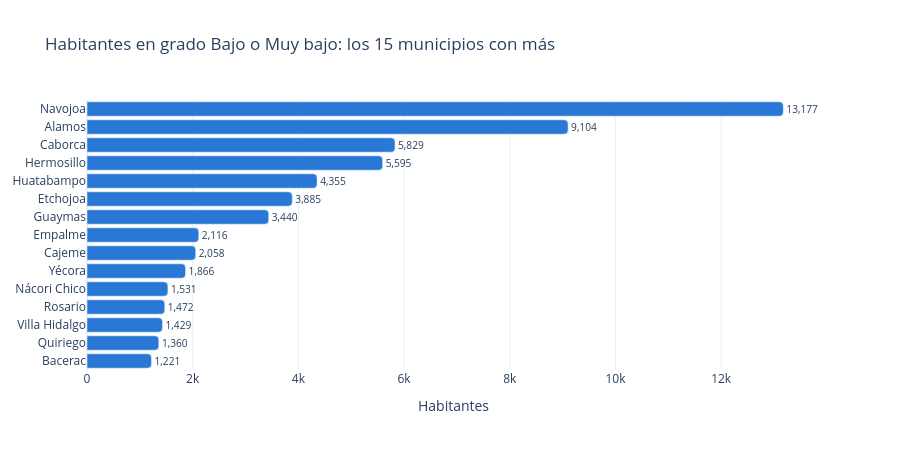

The cell this chart's notebook holds for it:
### Markdown cell above
Gráfica 2. Los 15 municipios con más habitantes en grado Bajo o Muy bajo.

### Code cell
mas_habitantes = bajo_mun.sort_values("en Bajo o Muy bajo").tail(15).reset_index()

fig = px.bar(
    mas_habitantes,
    x="en Bajo o Muy bajo",
    y="NOM_MUN",
    orientation="h",
    text=mas_habitantes["en Bajo o Muy bajo"].map("{:,}".format),
    custom_data=["%"],
    title="Habitantes en grado Bajo o Muy bajo: los 15 municipios con más",
)
fig.update_traces(
    marker_color=AZUL,
    textposition="outside",
    cliponaxis=False,
    hovertemplate="%{y}: %{x:,} habitantes (%{customdata[0]} % del municipio)<extra></extra>",
)
fig.update_layout(
    template="plotly_white",
    height=22 * len(mas_habitantes) + 120,
    xaxis_title="Habitantes",
    yaxis_title=None,
    barcornerradius=4,
)
fig.show()

### Figure 1 — Plotly figure (JSON) as saved in the notebook; plotly's stock layout.template omitted (floating-point values rounded to 4 significant figures)
{"data": [{"alignmentgroup": "True", "cliponaxis": false, "customdata": [[100.0], [44.0], [100.0], [30.5], [100.0], [38.9], [0.5], [4.1], [2.2], [6.3], [5.6], [0.6], [6.5], [36.5], [8.0]], "hovertemplate": "%{y}: %{x:,} habitantes (%{customdata[0]} % del municipio)<extra></extra>", "legendgroup": "", "marker": {"color": "#2a78d6", "pattern": {"shape": ""}}, "name": "", "offsetgroup": "", "orientation": "h", "showlegend": false, "text": ["1,221", "1,360", "1,429", "1,472", "1,531", "1,866", "2,058", "2,116", "3,440", "3,885", "4,355", "5,595", "5,829", "9,104", "13,177"], "textposition": "outside", "type": "bar", "x": [1221, 1360, 1429, 1472, 1531, 1866, 2058, 2116, 3440, 3885, 4355, 5595, 5829, 9104, 13177], "xaxis": "x", "y": ["Bacerac", "Quiriego", "Villa Hidalgo", "Rosario", "Nácori Chico", "Yécora", "Cajeme", "Empalme", "Guaymas", "Etchojoa", "Huatabampo", "Hermosillo", "Caborca", "Alamos", "Navojoa"], "yaxis": "y"}], "layout": {"barcornerradius": 4, "barmode": "relative", "height": 450, "legend": {"tracegroupgap": 0}, "title": {"text": "Habitantes en grado Bajo o Muy bajo: los 15 municipios con más"}, "xaxis": {"anchor": "y", "domain": [0.0, 1.0], "title": {"text": "Habitantes"}}, "yaxis": {"anchor": "x", "domain": [0.0, 1.0], "title": {}}}}
